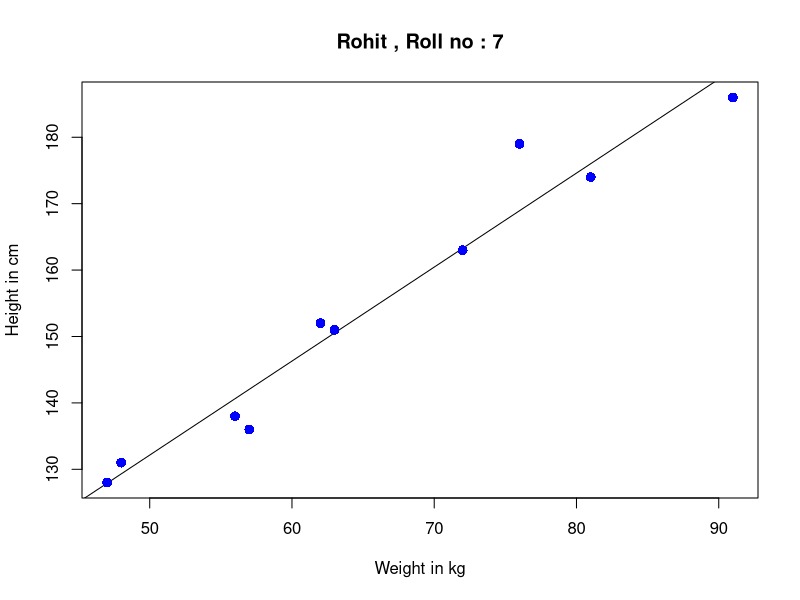

Write R code to recreate this figure.
#x is independent and y is dependent
x = c(151,174,138,186,128,136,179,163,152,131)
y = c(63,81,56,91,47,57,76,72,62,48)
relation = lm(y~x)
print(relation)
print(summary(relation))
a= data.frame(x=170)
result = predict(relation,a)
print(result)
png(file="linearregression.png")
plot(y,x,col="blue",main = "Rohit , Roll no : 7",abline(lm(x~y)),cex=1.3,pch=16,xlab = "Weight in kg",ylab="Height in cm")
dev.off()
